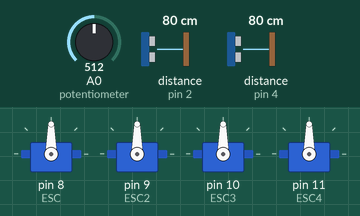
This sketch was run on a simulated Arduino Uno, built with avr-gcc and run on an emulated ATmega328P. On the bench: 4 × servo. Wiring (inferred from the names in the program): 2 × ultrasonic range finder: trigger pin 3, echo pin 2 / trigger pin 5, echo pin 4. The inputs (shaded band) are chosen by the test bench; at power-on: distance to the obstacle (sensors on pin 2, pin 4) 80 cm, A0 (potentiometer) = 512. The echo pulse lasts 58.3 µs per cm; what the sketch prints to the serial monitor is not drawn.

Above: at 1.2 s.
1.3 s: distance to the obstacle (sensor on pin 2) set to 2 cm
3.0 s: distance to the obstacle (sensor on pin 4) set to 36 cm
4.8 s: distance to the obstacle (sensor on pin 4) set to 29 cm
At 5.4 s:
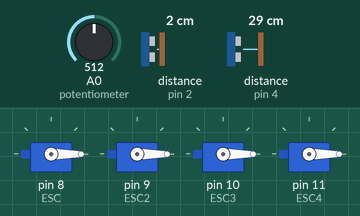
7.8 s: distance to the obstacle (sensor on pin 2) set to 35 cm
At 10.7 s:
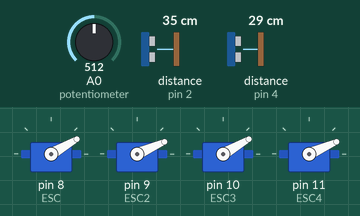
10.8 s: distance to the obstacle (sensor on pin 2) set to 30 cm
At 11.9 s:
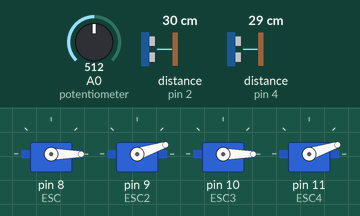
Timing chart, 0 to 14.7 s (numbered marks = the images above; inputs shaded):
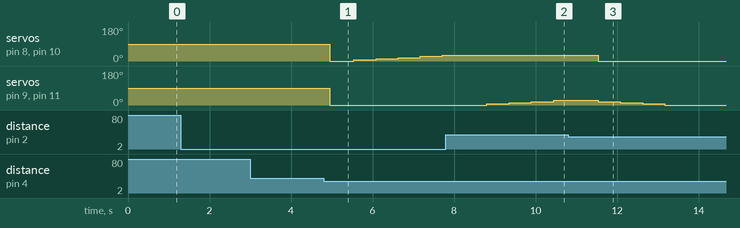

Measured:
- the behaviour switches between 32 and 31 cm on distance to the obstacle (sensor on pin 4) (found by bisection; images 0 and 1)
- the behaviour switches between 33 and 32 cm on distance to the obstacle (sensor on pin 2) (found by bisection; images 2 and 3)
- after the input at 1.3 s, every drawn part: stays the same
- after the input at 3.0 s, every drawn part: stays the same
- after the input at 4.8 s, servo on pin 8 (ESC), servo on pin 10 (ESC3): 90° → 0° after 0.15 s, → 6° 0.59 s later, → 12° 0.54 s later, → 18° 0.54 s later, … (6 changes in this stretch); servo on pin 9 (ESC2), servo on pin 11 (ESC4): 90° → 0° after 0.15 s
- after the input at 7.8 s, servo on pin 8 (ESC), servo on pin 10 (ESC3): stays 30° (without the input it goes to 36° after 0.45 s); servo on pin 9 (ESC2), servo on pin 11 (ESC4): 0° → 6° after 1.0 s, → 12° 0.55 s later, → 18° 0.55 s later, → 24° 0.55 s later
- after the input at 10.8 s, servo on pin 8 (ESC), servo on pin 10 (ESC3): 30° → 0° after 0.73 s

The sketch:

motorTest.ino
```cpp
#include <Servo.h>
Servo ESC;     // create servo object to control the ESC
Servo ESC2;
Servo ESC3;
Servo ESC4;

//attach arduino pins to ultrasonic sensor
#define echoPin 2
#define trigPin 3
#define echoPin2 4
#define trigPin2 5

//variables
int potValue;  // value from the analog pin
long duration; // variable for the duration of sound wave travel
int distance; // variable for the distance measurement
long duration2; // variable for the duration of sound wave travel
int distance2; // variable for the distance measurement
int distanceToGround; // variable for distance to ground
int distanceToGroundRest = 0; // variable for initial distance to ground
bool orientated = true;

int motorSpeed = 0;
int motorSpeed1 = 0;
int motorSpeed2 = 0;
int motorSpeed3 = 0;
int motorSpeed4 = 0;
int previousSpeed1 = 0;
int previousSpeed2 = 0;
int previousSpeed3 = 0;
int previousSpeed4 = 0;

void setup() {
  // Attach the ESC on pin 8-11
  ESC.attach(8,1000,2000); // (pin, min pulse width, max pulse width in microseconds)
  ESC2.attach(9,1000,2000);
  ESC3.attach(10,1000,2000);
  ESC4.attach(11,1000,2000);

  //Set up ultrasonic
  pinMode(trigPin, OUTPUT); // Sets the trigPin as an OUTPUT
  pinMode(echoPin, INPUT); // Sets the echoPin as an INPUT
  pinMode(trigPin2, OUTPUT); // Sets the trigPin as an OUTPUT
  pinMode(echoPin2, INPUT); // Sets the echoPin as an INPUT

  Serial.begin(9600); // // Serial Communication is starting with 9600 of baudrate speed
}
void loop() {

  potValue = analogRead(A0);   // reads the value of the potentiometer (value between 0 and 1023)
    motorSpeed = 0;
    motorSpeed1 = 0;
    motorSpeed2 = 0;
    motorSpeed3 = 0;
    motorSpeed4 = 0;
    previousSpeed1 = 0;
    previousSpeed2 = 0;
    previousSpeed3 = 0;
    previousSpeed4 = 0;
  /*
  potValue = map(potValue, 0, 1023, 0, 180);   // scale it to use it with the servo library (value between 0 and 180)
  ESC.write(potValue);    // Send the signal to the ESC
  ESC2.write(potValue);
  ESC3.write(potValue);
  ESC4.write(potValue);
  */
  //on off switch
  while (potValue >= 400){
    potValue = analogRead(A0);
//Set the distance to ground while the quad is resting
 while (distanceToGroundRest == 0){
  chirp();
  //Serial.print("Distance: ");
  //Serial.print(distance);
  //delay (1000);
  chirp2();
  //Serial.print("Distance2: ");
  //Serial.print(distance2);
  //delay(1000);
  //check that we are getting usable data, if so set the distance to ground
  if (distance > 30) {
    Serial.print("possible inacurate data, continue");
  }
  else if ( distance2 > 30){
    Serial.print("possible inacurate data, continue");
  }
  else {
  setDistanceToGroundRest();
  Serial.print("Distance to Ground: ");
  Serial.print(distanceToGroundRest);
   /*
  motorSpeed = map(distance, 0, 30, 0, 180);
  Serial.print("speed: ");
  Serial.print(motorSpeed);

      if (distance > distance2){
        motorSpeed = map(distance2, 0, 30, 0, 180);
      }*/
  }
 }

  //accend and hover at 10cm
   chirp();
   chirp2();
   if (orientated == true){
    if (distance <= (distanceToGroundRest + 10) && distance2 <= (distanceToGroundRest + 10)){
      if (motorSpeed1 < 29 && motorSpeed2 < 29){
        motorSpeed1++;
        motorSpeed2++;
        previousSpeed1 = motorSpeed1;
        previousSpeed2 = motorSpeed2;
        previousSpeed1 = map(motorSpeed1, 0, 30, 0, 180);
        previousSpeed2 = map(motorSpeed2, 0, 30, 0, 180);
        ESC.write(previousSpeed1);
        ESC2.write(previousSpeed2);
        ESC3.write(previousSpeed1);
        ESC4.write(previousSpeed2);

      }
    }
    else if (distance > (distanceToGroundRest + 10) || distance2 > (distanceToGroundRest + 10)){
      motorSpeed1--;
      motorSpeed2--;
      previousSpeed1 = motorSpeed1;
      previousSpeed2 = motorSpeed2;
      previousSpeed1 = map(motorSpeed1, 0, 30, 0, 180);
      previousSpeed2 = map(motorSpeed2, 0, 30, 0, 180);
      ESC.write(previousSpeed1);
      ESC2.write(previousSpeed2);
      ESC3.write(previousSpeed1);
      ESC4.write(previousSpeed2);

    }
   }

   //check orientation
   chirp();
   chirp2();
   if (distance < (distance2 - 3)){
    if (motorSpeed1 < 29){
    motorSpeed1++;
    if (motorSpeed2 > 0){
    motorSpeed2--;
    }
    previousSpeed1 = motorSpeed1;
    previousSpeed1 = map(motorSpeed1, 0, 30, 0, 180);
    ESC.write(previousSpeed1);
    ESC3.write(previousSpeed1);
    }
   }
   else if (distance2 < (distance - 3)){
    if (motorSpeed2 < 29){
    motorSpeed2++;
     if (motorSpeed2 > 0){
    motorSpeed1--;
     }
    previousSpeed2 = motorSpeed2;
    previousSpeed2 = map(motorSpeed2, 0, 30, 0, 180);
    ESC2.write(previousSpeed2);
    ESC4.write(previousSpeed2);
    }
   }
   chirp();
   chirp2();
      if (distance < (distance2 - 3) || distance > (distance2 + 3)){
    orientated = false;
   }
   else {
    orientated = true;
   }

  Serial.print("motor speed 1: ");
  Serial.print(motorSpeed1);

  Serial.print("motor speed 2: ");
  Serial.print(motorSpeed2);
  delay(500);
  }

   }


void chirp(){
   // Clears the trigPin condition
  digitalWrite(trigPin, LOW);
  delayMicroseconds(2);
  // Sets the trigPin HIGH (ACTIVE) for 10 microseconds
  digitalWrite(trigPin, HIGH);
  delayMicroseconds(10);
  digitalWrite(trigPin, LOW);
  // Reads the echoPin, returns the sound wave travel time in microseconds
  duration = pulseIn(echoPin, HIGH);
  // Calculating the distance
  distance = duration * 0.034 / 2; // Speed of sound wave divided by 2 (go and back)
  // Displays the distance on the Serial Monitor
  Serial.print("Distance: ");
  Serial.print(distance);
}
void chirp2(){
     // Clears the trigPin condition
  digitalWrite(trigPin2, LOW);
  delayMicroseconds(2);
  // Sets the trigPin HIGH (ACTIVE) for 10 microseconds
  digitalWrite(trigPin2, HIGH);
  delayMicroseconds(10);
  digitalWrite(trigPin2, LOW);
  // Reads the echoPin, returns the sound wave travel time in microseconds
  duration2 = pulseIn(echoPin2, HIGH);
  // Calculating the distance
  distance2 = duration2 * 0.034 / 2; // Speed of sound wave divided by 2 (go and back)
  Serial.print("Distance2: ");
  Serial.print(distance2);
}
void setDistanceToGroundRest(){
  //chirp all sensors and get the average
  chirp();
  chirp2();
  distanceToGround = ((distance + distance2)/2);
  distanceToGroundRest = distanceToGround;
  Serial.print("Distance to ground resting: ");
  Serial.print(distanceToGroundRest);
}
```
